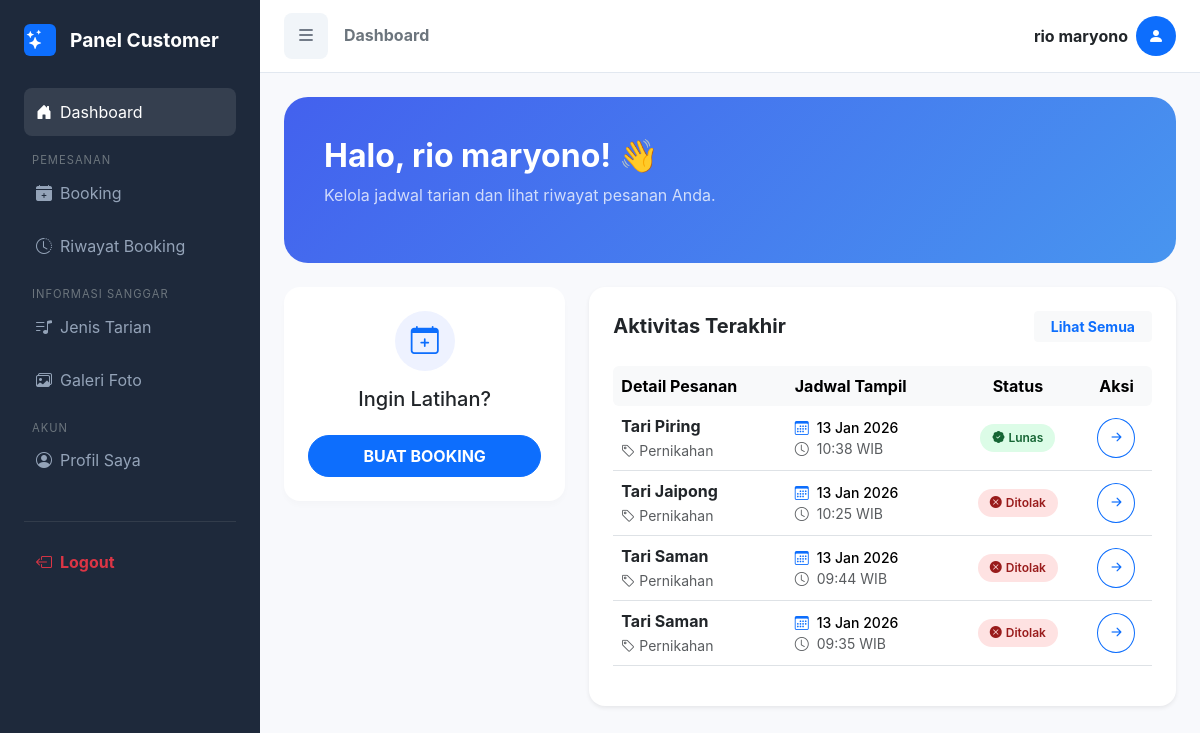
The page /customer/index.php (signed in) on the database its author committed.
### tables this page shows
CREATE TABLE `bookings` (
  `id` int NOT NULL,
  `user_id` int NOT NULL,
  `kategori_alamat` text,
  `kategori_daerah` varchar(100) DEFAULT NULL,
  `id_tarian` int NOT NULL,
  `jenis_acara` varchar(50) DEFAULT NULL,
  `tanggal_booking` date NOT NULL,
  `jam_mulai` time NOT NULL,
  `total_harga` int DEFAULT NULL,
  `durasi_jam` int DEFAULT '1',
  `jumlah_penari` int DEFAULT '1',
  `status` enum('pending','diterima','ditolak') DEFAULT 'pending',
  `catatan` text,
  `alasan_tolak` text,
  `created_at` timestamp NULL DEFAULT CURRENT_TIMESTAMP,
  `bukti_pembayaran` varchar(255) DEFAULT NULL,
  `status_bayar` enum('belum','menunggu verifikasi','lunas') DEFAULT 'belum'
);

CREATE TABLE `tarian` (
  `id` int NOT NULL,
  `nama_tarian` varchar(100) NOT NULL,
  `asal_daerah` varchar(100) DEFAULT NULL,
  `harga_dasar` int DEFAULT NULL,
  `alamat` varchar(255) DEFAULT NULL,
  `deskripsi` text,
  `gambar` varchar(255) DEFAULT NULL,
  `minimal_penari` int DEFAULT '1'
);

### customer/index.php (the view, shortened to what this page needs)
<?php
include "../config/koneksi.php";
$user_id = $_SESSION['user_id'];
$nama    = $_SESSION['nama_lengkap'];
$query_booking = mysqli_query($koneksi, "SELECT b.*, t.nama_tarian
                                        FROM bookings b
                                        LEFT JOIN tarian t ON b.id_tarian = t.id
                                        WHERE b.user_id = '$user_id'
                                        ORDER BY b.id DESC LIMIT 5");
?>
<!DOCTYPE html>
<html lang="id">
<head>
    <link href="https://cdn.jsdelivr.net/npm/bootstrap@5.3.2/dist/css/bootstrap.min.css" rel="stylesheet">
    <link href="https://cdn.jsdelivr.net/npm/bootstrap-icons/font/bootstrap-icons.css" rel="stylesheet">
</head>
<body>
    <?php include "sidebar_customer.php"; ?>
    <div class="main-content" id="content">
        <nav class="top-nav">
            <div class="d-flex align-items-center">
                <button id="btn-hamburger"><i class="bi bi-list fs-5"></i></button>
                <h6 class="mb-0 ms-3 fw-bold text-secondary">Dashboard</h6>
            </div>
            <div class="user-profile d-flex align-items-center">
                <span class="fw-bold me-2 d-none d-sm-block"><?= $nama ?></span>
                <div class="bg-primary text-white rounded-circle d-flex align-items-center justify-content-center" style="width:40px; height:40px;"><i class="bi bi-person-fill"></i></div>
            </div>
        </nav>
        <div class="container-fluid p-4">
            <div class="hero-user mb-4">
                <h2 class="fw-bold">Halo, <?= $nama ?>! 👋</h2>
                <p class="opacity-75">Kelola jadwal tarian dan lihat riwayat pesanan Anda.</p>
            </div>
            <div class="row g-4">
                <div class="col-md-4">
                    <div class="card card-custom p-4 text-center">
                        <div class="mx-auto mb-3 d-flex align-items-center justify-content-center rounded-circle" style="width:60px; height:60px; background:#eef2ff;"><i class="bi bi-calendar-plus text-primary fs-3"></i></div>
                        <h5>Ingin Latihan?</h5>
                        <a href="buat_booking.php" class="btn btn-primary w-100 fw-bold py-2 rounded-pill mt-3">BUAT BOOKING</a>
                    </div>
                </div>
               <div class="col-md-8">
    <div class="card card-custom border-0 shadow-sm">
        <div class="card-body p-4">
            <div class="d-flex justify-content-between align-items-center mb-4">
                <h5 class="fw-bold mb-0">Aktivitas Terakhir</h5>
                <a href="riwayat_booking.php" class="btn btn-sm btn-light text-primary fw-bold px-3">Lihat Semua</a>
            </div>
            <div class="table-responsive">
                <table class="table table-hover align-middle">
                    <thead class="table-light">
                        <tr>
                            <th class="border-0 rounded-start">Detail Pesanan</th>
                            <th class="border-0">Jadwal Tampil</th>
                            <th class="border-0 text-center">Status</th>
                            <th class="border-0 rounded-end text-center">Aksi</th>
                        </tr>
                    </thead>
                    <tbody>
    <?php
    mysqli_data_seek($query_booking, 0);
    if(mysqli_num_rows($query_booking) > 0):
        while($row = mysqli_fetch_assoc($query_booking)):
            $s = strtolower($row['status']);
            $sb = strtolower($row['status_bayar']);
            if ($sb == 'lunas') {
                $badge = "bg-success-soft"; $icon = "bi-patch-check-fill"; $statusText = "Lunas";
            } elseif ($sb == 'menunggu verifikasi') {
                $badge = "bg-warning-soft"; $icon = "bi-clock-history"; $statusText = "Verifikasi";
            } elseif ($s == 'diterima' && $sb == 'belum') {
                $badge = "bg-warning-soft"; $icon = "bi-wallet2"; $statusText = "Bayar";
            } elseif ($s == 'ditolak') {
                $badge = "bg-danger-soft"; $icon = "bi-x-circle-fill"; $statusText = "Ditolak";
            } else {
                $badge = "bg-pending"; $icon = "bi-hourglass-split"; $statusText = "Pending";
            }
    ?>
    <tr>
        <td>
            <div class="fw-bold text-dark"><?= $row['nama_tarian'] ?></div>
            <small class="text-muted"><i class="bi bi-tag me-1"></i><?= $row['jenis_acara'] ?></small>
        </td>
        <td>
            <div class="small fw-medium"><i class="bi bi-calendar3 me-2 text-primary"></i><?= date('d M Y', strtotime($row['tanggal_booking'])) ?></div>
            <div class="small text-muted"><i class="bi bi-clock me-2"></i><?= substr($row['jam_mulai'], 0, 5) ?> WIB</div>
        </td>
        <td class="text-center">
            <span class="status-badge <?= $badge ?> d-inline-flex align-items-center gap-1">
                <i class="bi <?= $icon ?> font-size-sm"></i>
                <?= $statusText ?>
            </span>
        </td>
        <td class="text-center">
            <a href="riwayat_booking.php" class="btn btn-sm btn-outline-primary rounded-circle" title="Lihat Detail">
                <i class="bi bi-arrow-right-short fs-5"></i>
            </a>
        </td>
    </tr>
    <?php
        endwhile;
    endif; ?>
</tbody>
                </table>
            </div>
        </div>
    </div>
</div>
            </div>
        </div>
    </div>
</body>
</html>

### customer/index.php (style rules this page uses)
:root { --sidebar-dark: #1e293b; --primary: #4361ee; --soft-bg: #f8f9fc; }
body { font-family: 'Inter', sans-serif; background: var(--soft-bg); margin: 0; overflow-x: hidden; }
.main-content { margin-left: 260px; transition: 0.3s; min-height: 100vh; }
.top-nav { background: #fff; padding: 0.8rem 1.5rem; border-bottom: 1px solid #e2e8f0; display: flex; align-items: center; justify-content: space-between; position: sticky; top: 0; z-index: 999; }
#btn-hamburger { background: #f1f5f9; border: none; padding: 8px 12px; border-radius: 8px; color: var(--sidebar-dark); }
.hero-user { background: linear-gradient(135deg, var(--primary), #4895ef); color: white; padding: 2.5rem; border-radius: 1.5rem; }
.card-custom { background: #fff; border: none; border-radius: 1rem; box-shadow: 0 4px 6px rgba(0,0,0,0.02); }
.status-badge { padding: 5px 12px; border-radius: 50px; font-size: 0.75rem; font-weight: 600; }
.bg-success-soft { background: #dcfce7; color: #166534; }
.bg-danger-soft { background: #fee2e2; color: #991b1b; }

### rows shown on the page
bookings: id_tarian.nama_tarian "Tari Piring", jenis_acara "Pernikahan", tanggal_booking "13 Jan 2026", jam_mulai "10:38", status_bayar "Lunas"
bookings: id_tarian.nama_tarian "Tari Jaipong", jenis_acara "Pernikahan", tanggal_booking "13 Jan 2026", jam_mulai "10:25", statusText "Ditolak"
bookings: id_tarian.nama_tarian "Tari Saman", jenis_acara "Pernikahan", tanggal_booking "13 Jan 2026", jam_mulai "09:44", statusText "Ditolak"
bookings: id_tarian.nama_tarian "Tari Saman", jenis_acara "Pernikahan", tanggal_booking "13 Jan 2026", jam_mulai "09:35", statusText "Ditolak"

### other values the page prints
$nama "rio maryono"
